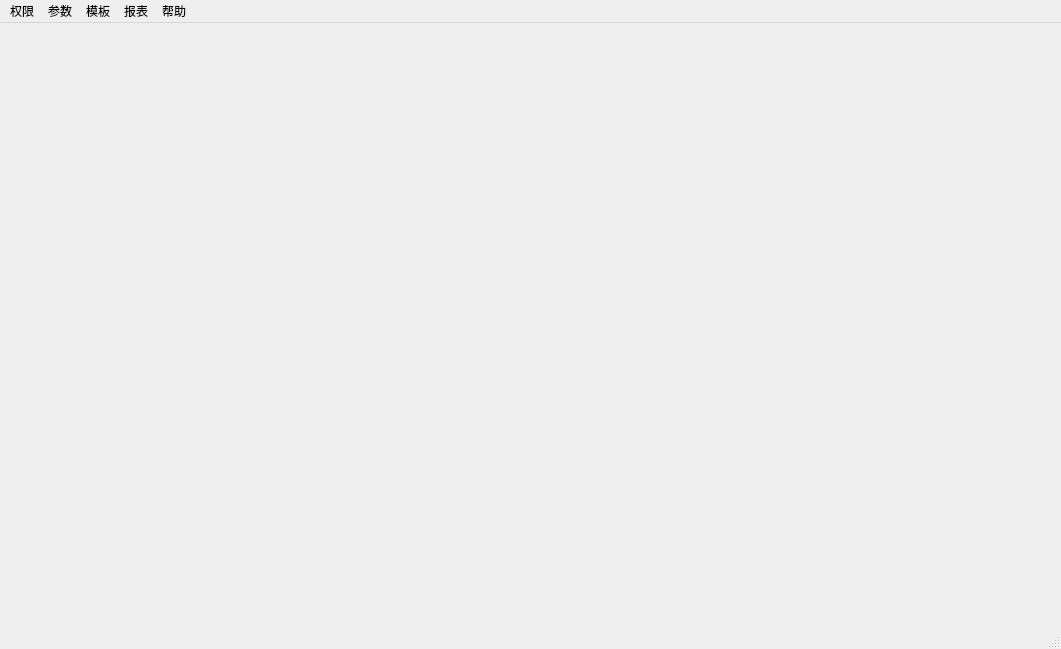
<?xml version="1.0" encoding="UTF-8"?>
<ui version="4.0">
 <class>MainWindow</class>
 <widget class="QMainWindow" name="MainWindow">
  <property name="geometry">
   <rect>
    <x>0</x>
    <y>0</y>
    <width>1061</width>
    <height>649</height>
   </rect>
  </property>
  <property name="windowTitle">
   <string>MainWindow</string>
  </property>
  <property name="styleSheet">
   <string notr="true">font: 10pt &quot;Microsoft YaHei UI&quot;;</string>
  </property>
  <widget class="QWidget" name="centralwidget">
   <layout class="QVBoxLayout" name="verticalLayout">
    <item>
     <widget class="QWidget" name="widget" native="true"/>
    </item>
   </layout>
  </widget>
  <widget class="QMenuBar" name="menubar">
   <property name="geometry">
    <rect>
     <x>0</x>
     <y>0</y>
     <width>1061</width>
     <height>27</height>
    </rect>
   </property>
   <widget class="QMenu" name="menu_file">
    <property name="title">
     <string>权限</string>
    </property>
   </widget>
   <widget class="QMenu" name="menu_coef">
    <property name="title">
     <string>参数</string>
    </property>
   </widget>
   <widget class="QMenu" name="menu_template">
    <property name="title">
     <string>模板</string>
    </property>
   </widget>
   <widget class="QMenu" name="menu_report">
    <property name="title">
     <string>报表</string>
    </property>
   </widget>
   <widget class="QMenu" name="menu_help">
    <property name="title">
     <string>帮助</string>
    </property>
   </widget>
   <addaction name="menu_file"/>
   <addaction name="menu_coef"/>
   <addaction name="menu_template"/>
   <addaction name="menu_report"/>
   <addaction name="menu_help"/>
  </widget>
  <widget class="QStatusBar" name="statusbar"/>
  <action name="actiontest">
   <property name="text">
    <string>test</string>
   </property>
  </action>
  <action name="actiontest_2">
   <property name="text">
    <string>test</string>
   </property>
  </action>
  <action name="actiontest_3">
   <property name="text">
    <string>test</string>
   </property>
  </action>
  <action name="actiontest_4">
   <property name="text">
    <string>test</string>
   </property>
  </action>
  <action name="actiontest_5">
   <property name="text">
    <string>test</string>
   </property>
  </action>
 </widget>
 <resources/>
 <connections/>
</ui>
